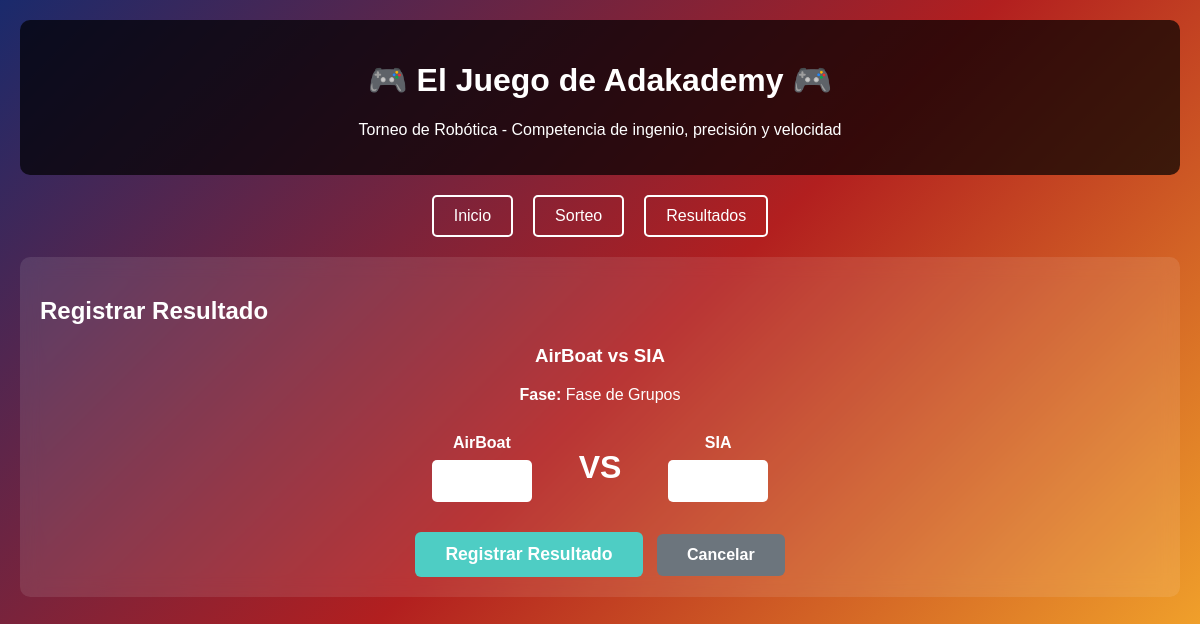
/registrar-resultado/22/, run on the app's committed database.
### torneoapp/models.py (models this page shows, shortened)
class Partido(models.Model):
    ESTADOS = [
        ('P', 'Programado'),
        ('E', 'En curso'),
        ('F', 'Finalizado'),
    ]
    FASE_CHOICES = [
        ('GRUPOS', 'Fase de Grupos'),
        ('SEMIFINAL', 'Semifinal'),
        ('FINAL', 'Final'),
    ]
    equipo1 = models.ForeignKey(Equipo, on_delete=models.CASCADE, related_name='partidos_equipo1')
    equipo2 = models.ForeignKey(Equipo, on_delete=models.CASCADE, related_name='partidos_equipo2')
    reto = models.ForeignKey(Reto, on_delete=models.CASCADE, null=True, blank=True)
    estado = models.CharField(max_length=1, choices=ESTADOS, default='P')
    ganador = models.ForeignKey(Equipo, on_delete=models.CASCADE, null=True, blank=True, related_name='partidos_ganados')
    fase = models.CharField(max_length=10, choices=FASE_CHOICES, default='GRUPOS')
    resultado_equipo1 = models.IntegerField(default=0)
    resultado_equipo2 = models.IntegerField(default=0)
    creado_en = models.DateTimeField(auto_now_add=True)

class Equipo(models.Model):
    nombre = models.CharField(max_length=100)
    escuela = models.CharField(max_length=100, blank=True)
    puntos = models.IntegerField(default=0)
    creado_en = models.DateTimeField(auto_now_add=True)
    def __str__(self):
        return self.nombre

### torneoapp/views.py (the view, shortened to what this page needs)
# urls.py: path('registrar-resultado/<int:partido_id>/', views.registrar_resultado, name='registrar_resultado'),
def registrar_resultado(request, partido_id):
    partido = get_object_or_404(Partido, id=partido_id)
    context = {
        'partido': partido,
    }
    return render(request, 'registrar_resultado.html', context)

### templates/registrar_resultado.html (shortened to what this page needs)
{% extends 'base.html' %}
{% block content %}
<div class="card">
    <h2>Registrar Resultado</h2>
    <div style="text-align: center; margin: 20px 0;">
        <h3>{{ partido.equipo1 }} vs {{ partido.equipo2 }}</h3>
        <p><strong>Fase:</strong> {{ partido.get_fase_display }}</p>
    </div>
    <form method="post" style="max-width: 400px; margin: 0 auto;">
        <div style="display: grid; grid-template-columns: 1fr auto 1fr; gap: 15px; align-items: center; margin: 30px 0;">
            <div style="text-align: center;">
                <label style="display: block; margin-bottom: 8px; font-weight: bold;">{{ partido.equipo1 }}</label>
                <input type="number" name="resultado1" min="0" max="10" required
                       style="width: 80px; padding: 10px; text-align: center; border: none; border-radius: 5px; font-size: 1.2em;">
            </div>
            <div style="text-align: center; font-size: 2em; font-weight: bold;">VS</div>
            <div style="text-align: center;">
                <label style="display: block; margin-bottom: 8px; font-weight: bold;">{{ partido.equipo2 }}</label>
                <input type="number" name="resultado2" min="0" max="10" required
                       style="width: 80px; padding: 10px; text-align: center; border: none; border-radius: 5px; font-size: 1.2em;">
            </div>
        </div>
        <div style="text-align: center; margin-top: 30px;">
            <button type="submit" style="background: #4ecdc4; color: white; padding: 12px 30px; border: none; border-radius: 6px; font-size: 1.1em; font-weight: bold; cursor: pointer;">
                Registrar Resultado
            </button>
            <a href="{% url 'resultados_sorteo' %}" style="display: inline-block; background: #6c757d; color: white; padding: 12px 30px; border-radius: 6px; text-decoration: none; font-weight: bold; margin-left: 10px;">
                Cancelar
            </a>
        </div>
    </form>
</div>
{% endblock %}

### templates/base.html (style rules this page uses)
body { font-family: 'Arial', sans-serif; margin: 0; padding: 0; background: linear-gradient(135deg, #1a2a6c, #b21f1f, #fdbb2d); color: white; min-height: 100vh; }
.card { background: rgba(255,255,255,0.1); border-radius: 10px; padding: 20px; margin: 20px 0; backdrop-filter: blur(10px); }
button { background: #fdbb2d; color: #1a2a6c; border: none; padding: 10px 20px; border-radius: 5px; cursor: pointer; font-weight: bold; transition: all 0.3s; }

### data on the page
Partido: equipo1 "AirBoat", equipo2 "SIA", fase "Fase de Grupos"
